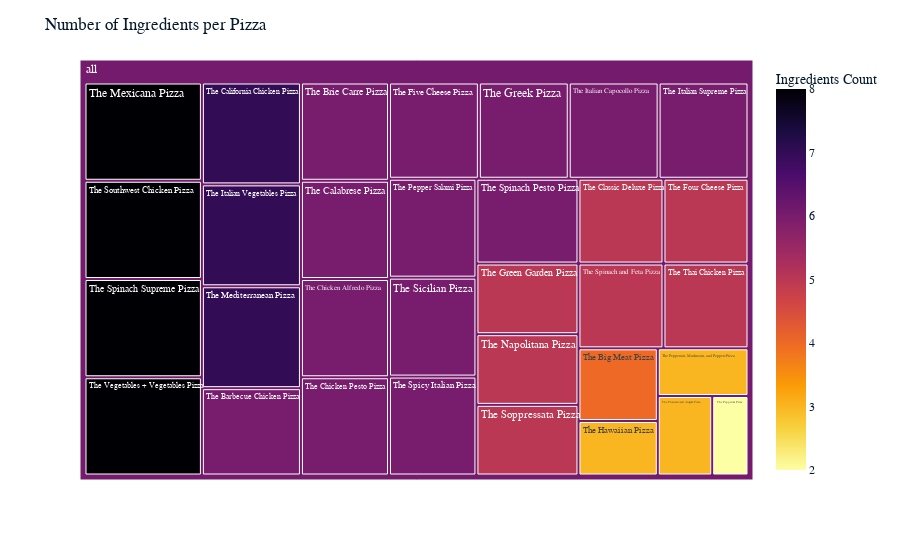

Notebook code cell kept with this figure:
### Code cell
# plot a treemap to the number of ingredient for each pizza type

fig = px.treemap(pizza_ing, path=[px.Constant("all"), 'pizza'], values='num_ing',labels={'num_ing': 'Ingredients Count'}, color='num_ing',color_continuous_scale='inferno_r')
fig.update_layout(title='Number of Ingredients per Pizza')

### Figure 1 — Plotly figure (JSON) as saved in the notebook; plotly's stock layout.template omitted (floating-point values rounded to 4 significant figures)
{"data": [{"branchvalues": "total", "customdata": [[6], [4], [6], [6], [7], [6], [6], [5], [6], [5], [6], [5], [3], [6], [6], [7], [7], [8], [5], [6], [2], [3], [3], [6], [5], [8], [6], [6], [8], [5], [5], [8], [6.039]], "domain": {"x": [0, 1], "y": [0, 1]}, "hovertemplate": "labels=%{label}<br>num_ing_sum=%{value}<br>parent=%{parent}<br>id=%{id}<br>Ingredients Count=%{color}<extra></extra>", "ids": ["all/The Barbecue Chicken Pizza", "all/The Big Meat Pizza", "all/The Brie Carre Pizza", "all/The Calabrese Pizza", "all/The California Chicken Pizza", "all/The Chicken Alfredo Pizza", "all/The Chicken Pesto Pizza", "all/The Classic Deluxe Pizza", "all/The Five Cheese Pizza", "all/The Four Cheese Pizza", "all/The Greek Pizza", "all/The Green Garden Pizza", "all/The Hawaiian Pizza", "all/The Italian Capocollo Pizza", "all/The Italian Supreme Pizza", "all/The Italian Vegetables Pizza", "all/The Mediterranean Pizza", "all/The Mexicana Pizza", "all/The Napolitana Pizza", "all/The Pepper Salami Pizza", "all/The Pepperoni Pizza", "all/The Pepperoni, Mushroom, and Peppers Pizza", "all/The Prosciutto and Arugula Pizza", "all/The Sicilian Pizza", "all/The Soppressata Pizza", "all/The Southwest Chicken Pizza", "all/The Spicy Italian Pizza", "all/The Spinach Pesto Pizza", "all/The Spinach Supreme Pizza", "all/The Spinach and Feta Pizza", "all/The Thai Chicken Pizza", "all/The Vegetables + Vegetables Pizza", "all"], "labels": ["The Barbecue Chicken Pizza", "The Big Meat Pizza", "The Brie Carre Pizza", "The Calabrese Pizza", "The California Chicken Pizza", "The Chicken Alfredo Pizza", "The Chicken Pesto Pizza", "The Classic Deluxe Pizza", "The Five Cheese Pizza", "The Four Cheese Pizza", "The Greek Pizza", "The Green Garden Pizza", "The Hawaiian Pizza", "The Italian Capocollo Pizza", "The Italian Supreme Pizza", "The Italian Vegetables Pizza", "The Mediterranean Pizza", "The Mexicana Pizza", "The Napolitana Pizza", "The Pepper Salami Pizza", "The Pepperoni Pizza", "The Pepperoni, Mushroom, and Peppers Pizza", "The Prosciutto and Arugula Pizza", "The Sicilian Pizza", "The Soppressata Pizza", "The Southwest Chicken Pizza", "The Spicy Italian Pizza", "The Spinach Pesto Pizza", "The Spinach Supreme Pizza", "The Spinach and Feta Pizza", "The Thai Chicken Pizza", "The Vegetables + Vegetables Pizza", "all"], "marker": {"coloraxis": "coloraxis", "colors": [6, 4, 6, 6, 7, 6, 6, 5, 6, 5, 6, 5, 3, 6, 6, 7, 7, 8, 5, 6, 2, 3, 3, 6, 5, 8, 6, 6, 8, 5, 5, 8, 6.039]}, "name": "", "parents": ["all", "all", "all", "all", "all", "all", "all", "all", "all", "all", "all", "all", "all", "all", "all", "all", "all", "all", "all", "all", "all", "all", "all", "all", "all", "all", "all", "all", "all", "all", "all", "all", ""], "type": "treemap", "values": [6, 4, 6, 6, 7, 6, 6, 5, 6, 5, 6, 5, 3, 6, 6, 7, 7, 8, 5, 6, 2, 3, 3, 6, 5, 8, 6, 6, 8, 5, 5, 8, 181]}], "layout": {"coloraxis": {"colorbar": {"title": {"text": "Ingredients Count"}}, "colorscale": [[0, "#fcffa4"], [0.1111, "#f7d13d"], [0.2222, "#fb9b06"], [0.3333, "#ed6925"], [0.4444, "#cf4446"], [0.5556, "#a52c60"], [0.6667, "#781c6d"], [0.7778, "#4a0c6b"], [0.8889, "#1b0c41"], [1, "#000004"]]}, "legend": {"tracegroupgap": 0}, "margin": {"t": 60}, "title": {"text": "Number of Ingredients per Pizza"}}}
